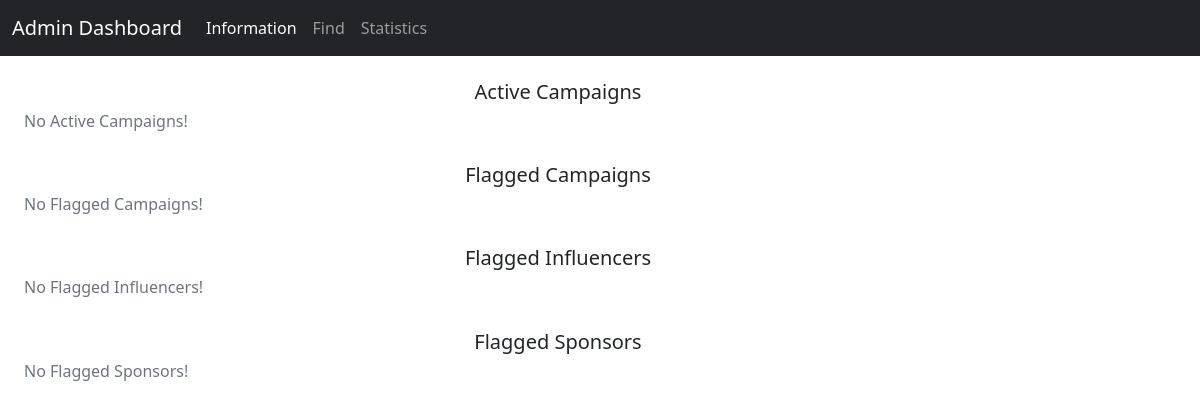
Page /admin_dashboard on the earlier database version.
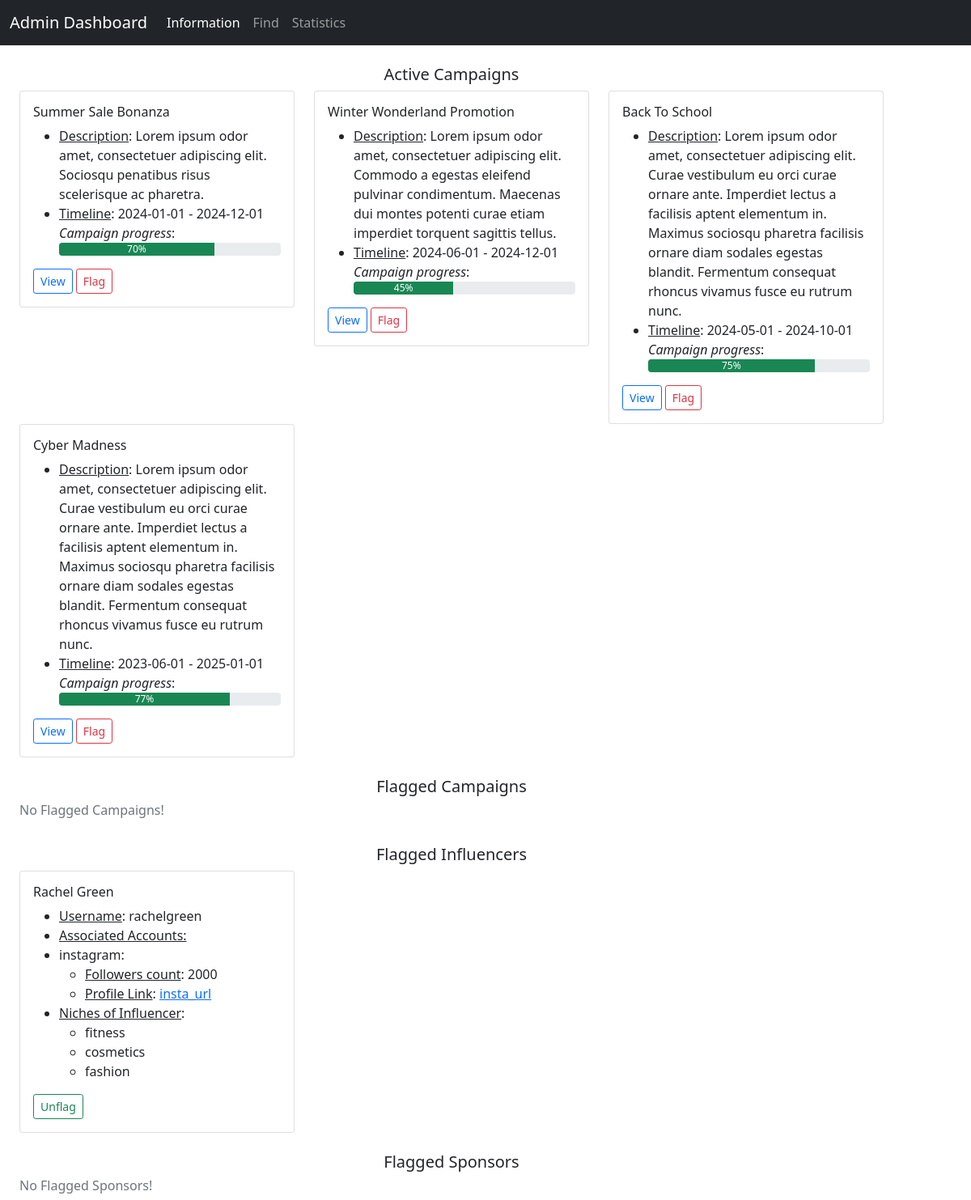
Same page on the later database version.
### backend/models.py (models this page shows)
class Campaign(db.Model):
    __tablename__ = 'campaign'
    id = db.Column(db.Integer, primary_key=True)
    sponsor_id = db.Column(db.Integer, db.ForeignKey('sponsor.id'), nullable=False)
    visibility = db.Column(db.Enum('private', 'public'), default='public', nullable=False)
    title = db.Column(db.String, nullable=False)
    description = db.Column(db.String)
    goal = db.Column(db.String)
    start_date = db.Column(db.Date, nullable=False)
    end_date = db.Column(db.Date, nullable=False)
    budget = db.Column(db.Float, nullable=False)
    flagged = db.Column(db.Boolean, default=False)
    ad_request = db.relationship('Ad_Request', backref='campaign', cascade='all, delete-orphan')

class Influencer(db.Model):
    __tablename__ = 'influencer'
    id = db.Column(db.Integer, primary_key=True)
    first_name = db.Column(db.String, nullable=False)
    last_name = db.Column(db.String)
    age = db.Column(db.Integer, nullable=False)
    username = db.Column(db.String, unique=True, nullable=False)
    password = db.Column(db.String, nullable=False)
    email = db.Column(db.String, unique=True, nullable=False)
    earning = db.Column(db.Integer, default=0)
    flagged = db.Column(db.Boolean, default=False)
    reach = db.relationship('Reach', backref='influencer', cascade='all, delete-orphan')
    ad_request = db.relationship('Ad_Request', backref='influencer')
    influencer_niche = db.relationship('Influencer_Niche', backref='influencer')

class Reach(db.Model):
    __tablename__ = 'reach'
    id = db.Column(db.Integer, primary_key=True)
    influencer_id = db.Column(db.Integer, db.ForeignKey('influencer.id'), nullable=False)
    platform = db.Column(db.Enum('instagram', 'twitter', 'youtube', 'linkedin'), nullable=False)
    followers = db.Column(db.Integer, nullable=False)
    profile_link = db.Column(db.String, nullable=False)

class Niche(db.Model):
    __tablename__ = 'niche'
    id = db.Column(db.Integer, primary_key=True)
    name = db.Column(db.String, nullable=False)
    influencer_niche = db.relationship('Influencer_Niche', backref='niche')
    ad_request = db.relationship('Ad_Request', backref='niche')

### backend/controllers.py (the view)
@app.route('/admin_dashboard', methods=['GET', 'POST'])
def admin_dashboard():
    return render_template('admin_dashboard.html', active_campaigns=fetch_active_campaigns(), flagged_campaigns=fetch_flagged_campaigns(),
                           flagged_influencers=fetch_flagged_influencers(), flagged_sponsors=fetch_flagged_sponsors())

### backend/controllers.py (called while the page is built)
def progress(start_date, end_date):
    current_date = datetime.now().date()
    total_duration = (end_date - start_date).days
    elapsed_duration = (current_date - start_date).days
    progress = (elapsed_duration / total_duration) * 100
    return int(min(max(progress, 0), 100))

def fetch_flagged_campaigns():
    campaigns = Campaign.query.filter_by(flagged=True).all()
    flagged_campaigns = {}
    for campaign in campaigns:
        if campaign.id not in flagged_campaigns.keys():
            flagged_campaigns[campaign.id] = {'title': campaign.title, 'description': campaign.description, 'goal': campaign.goal,
                                              'start_date':campaign.start_date, 'end_date': campaign.end_date}
    return flagged_campaigns

def niches(influencer_id):
    tuples = (db.session.query(Niche.id.label('niche_id'), Niche.name.label('niche_name'))
              .join(Influencer_Niche, Influencer_Niche.niche_id == Niche.id)
              .join(Influencer, Influencer.id == Influencer_Niche.influencer_id)
              .filter(Influencer.id == influencer_id).all())
    niches = []
    for tuple in tuples:
        niches.append(tuple.niche_name)
    return niches

### templates/admin_dashboard.html (shortened to what the changed rows need)
<!DOCTYPE html>
<html lang="en">
<head>
    <link href="https://cdn.jsdelivr.net/npm/bootstrap@5.0.2/dist/css/bootstrap.min.css" rel="stylesheet">
</head>
<body>
    <div id="container">
        <div class="container row">
            <h5 class="text-center"><br>Active Campaigns</h5>
            {% if active_campaigns %}
                {% for key,value in active_campaigns.items() %}
                    <div class="col-sm-4">
                        <div class="card">
                            <div class="card-body">
                                <h6 class="card-title">{{ value.title }}</h6>
                                <ul class="card-text">
                                    <li><u>Description</u>: {{ value.description }}</li>
                                    <li><u>Timeline</u>: {{ value.start_date }} - {{ value.end_date }}</li>
                                    <i>Campaign progress</i>:
                                    <div class="progress">
                                        <div class="progress-bar bg-success" role="progressbar" style="width: {{ value.progress }}%;" aria-valuenow="{{ value.progress }}" aria-valuemin="0" aria-valuemax="100">{{ value.progress }}%</div>
                                    </div>
                                </ul>
                                <a href="/campaign_details/{{ key }}" class="btn btn-outline-primary btn-sm">View</a>
                                <a href="/flag_campaign/{{ key }}" class="btn btn-outline-danger btn-sm">Flag</a>
                            </div>
                        </div>
                    </div>
                {% endfor %}
            {% else %}
                <h6 class="text-secondary">No Active Campaigns!</h6>
            {% endif %}
        </div>
        <div class="container row">
            <h5 class="text-center"><br>Flagged Influencers</h5>
            {% if flagged_influencers %}
                {% for key, value in flagged_influencers.items() %}
                    <div class="col-sm-4">
                        <div class="card">
                            <div class="card-body">
                                <h6 class="card-title"> {{ value.fname }} {{ value.lname }} </h6>
                                <ul class="card-text">
                                    <li><u>Username</u>: {{ value.username }}</li>
                                    <li><u>Associated Accounts:</u></li>
                                    {% for account, info in value.social_accounts.items() %}
                                        <li>
                                            {{ account }}:
                                            <ul>
                                                <li><u>Followers count</u>: {{ info.followers }}</li>
                                                <li><u>Profile Link</u>: <a href="{{ info.profile_link }}" target="_blank">{{ info.profile_link }}</a></li>
                                            </ul>
                                        </li>
                                    {% endfor %}
                                    <li><u>Niches of Influencer</u>:</li>
                                    <ul>
                                        {% for niche in value.niches %}
                                            <li>{{ niche }}</li>
                                        {% endfor %}
                                    </ul>
                                </ul>
                                <a href="/unflag_influencer/{{ key }}" class="btn btn-outline-success btn-sm">Unflag</a>
                            </div>
                        </div>
                    </div>
                {% endfor %}
            {% else %}
                <h6 class="text-secondary">No Flagged Influencers!</h6>
            {% endif %}
        </div>
    </div>
</body>
</html>

Differences in the rows shown:
added Campaign: title "Summer Sale Bonanza", description "Lorem ipsum odor amet, consectetuer adipiscing elit. Sociosqu penatibus risus scelerisque ac pharetra.", start_date "2024-01-01", end_date "2024-12-01"
added Campaign: title "Winter Wonderland Promotion", description "Lorem ipsum odor amet, consectetuer adipiscing elit. Commodo a egestas eleifend pulvinar condimentum. Maecenas dui montes potenti curae etiam imperdiet torquent sagittis tellus.", start_date "2024-06-01", end_date "2024-12-01"
added Campaign: title "Back To School", description "Lorem ipsum odor amet, consectetuer adipiscing elit. Curae vestibulum eu orci curae ornare ante. Imperdiet lectus a facilisis aptent elementum in. Maximus sociosqu pharetra facilisis ornare diam sodales egestas blandit. Fermentum consequat rhoncus vivamus fusce eu rutrum nunc.", start_date "2024-05-01", end_date "2024-10-01"
added Campaign: title "Cyber Madness", description "Lorem ipsum odor amet, consectetuer adipiscing elit. Curae vestibulum eu orci curae ornare ante. Imperdiet lectus a facilisis aptent elementum in. Maximus sociosqu pharetra facilisis ornare diam sodales egestas blandit. Fermentum consequat rhoncus vivamus fusce eu rutrum nunc.", start_date "2023-06-01", end_date "2025-01-01"
added Influencer: fname "Rachel", lname "Green", username "rachelgreen"
added Reach: platform "instagram", followers "2000", profile_link "insta_url"
added Niche: name "fitness"
added Niche: name "cosmetics"
added Niche: name "fashion"
Other differences:
new list line: "Description : Timeline : - Campaign progress : 70 % View Flag"
new list line: "Description : Timeline : - Campaign progress : 45 % View Flag"
new list line: "Description : Timeline : - Campaign progress : 75 % View Flag"
new list line: "Description : Timeline : - Campaign progress : 77 % View Flag"
new list line: "Username : Associated Accounts: Niches of Influencer : Unflag"
text no longer shown: "No Active Campaigns! No Flagged Influencers!"
